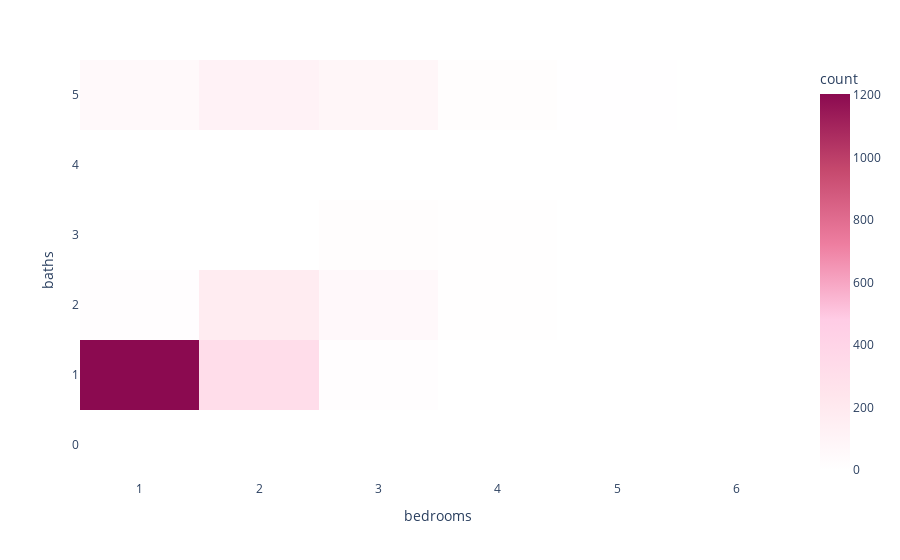

This figure's notebook cell:
### Code cell
fig = px.density_heatmap(df_cleaned, x="bedrooms", y="baths",color_continuous_scale=["#FFFFFF","#FFE5EC", "#FFCCE5", "#EE7EA0", "#C5486D", "#8B0A50"],
)

fig.show()
fig.write_html("density_heatmap.html")

### Figure 1 — Plotly figure (JSON) as saved in the notebook; plotly's stock layout.template omitted (floating-point values rounded to 4 significant figures; data arrays with more than 128 entries replaced by an {"elided": "..."} marker saying what was removed)
{"data": [{"coloraxis": "coloraxis", "hovertemplate": "bedrooms=%{x}<br>baths=%{y}<br>count=%{z}<extra></extra>", "name": "", "type": "histogram2d", "x": {"elided": "2132 int values"}, "xaxis": "x", "xbingroup": "x", "y": {"elided": "2132 int values"}, "yaxis": "y", "ybingroup": "y"}], "layout": {"coloraxis": {"colorbar": {"title": {"text": "count"}}, "colorscale": [[0, "#FFFFFF"], [0.2, "#FFE5EC"], [0.4, "#FFCCE5"], [0.6, "#EE7EA0"], [0.8, "#C5486D"], [1, "#8B0A50"]]}, "legend": {"tracegroupgap": 0}, "margin": {"t": 60}, "xaxis": {"anchor": "y", "domain": [0, 1], "title": {"text": "bedrooms"}}, "yaxis": {"anchor": "x", "domain": [0, 1], "title": {"text": "baths"}}}}
